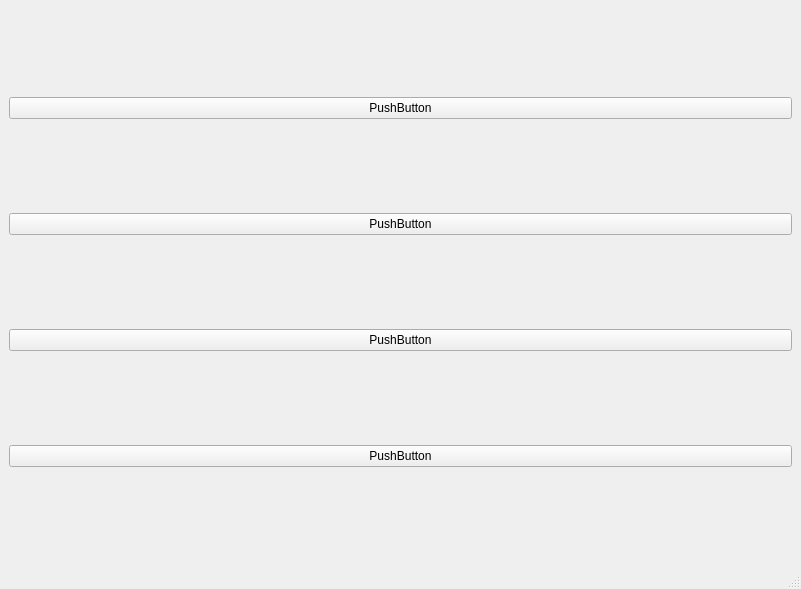
<?xml version="1.0" encoding="UTF-8"?>
<ui version="4.0">
 <class>MainWindow</class>
 <widget class="QMainWindow" name="MainWindow">
  <property name="geometry">
   <rect>
    <x>0</x>
    <y>0</y>
    <width>801</width>
    <height>589</height>
   </rect>
  </property>
  <property name="windowTitle">
   <string>MainWindow</string>
  </property>
  <widget class="QWidget" name="centralwidget">
   <layout class="QVBoxLayout" name="verticalLayout">
    <item>
     <widget class="QPushButton" name="pushButton">
      <property name="text">
       <string>PushButton</string>
      </property>
     </widget>
    </item>
    <item>
     <widget class="QPushButton" name="pushButton_2">
      <property name="text">
       <string>PushButton</string>
      </property>
     </widget>
    </item>
    <item>
     <widget class="QPushButton" name="pushButton_3">
      <property name="text">
       <string>PushButton</string>
      </property>
     </widget>
    </item>
    <item>
     <widget class="QPushButton" name="pushButton_4">
      <property name="text">
       <string>PushButton</string>
      </property>
     </widget>
    </item>
   </layout>
  </widget>
  <widget class="QMenuBar" name="menubar">
   <property name="geometry">
    <rect>
     <x>0</x>
     <y>0</y>
     <width>801</width>
     <height>33</height>
    </rect>
   </property>
  </widget>
  <widget class="QStatusBar" name="statusbar"/>
 </widget>
 <resources/>
 <connections/>
</ui>
